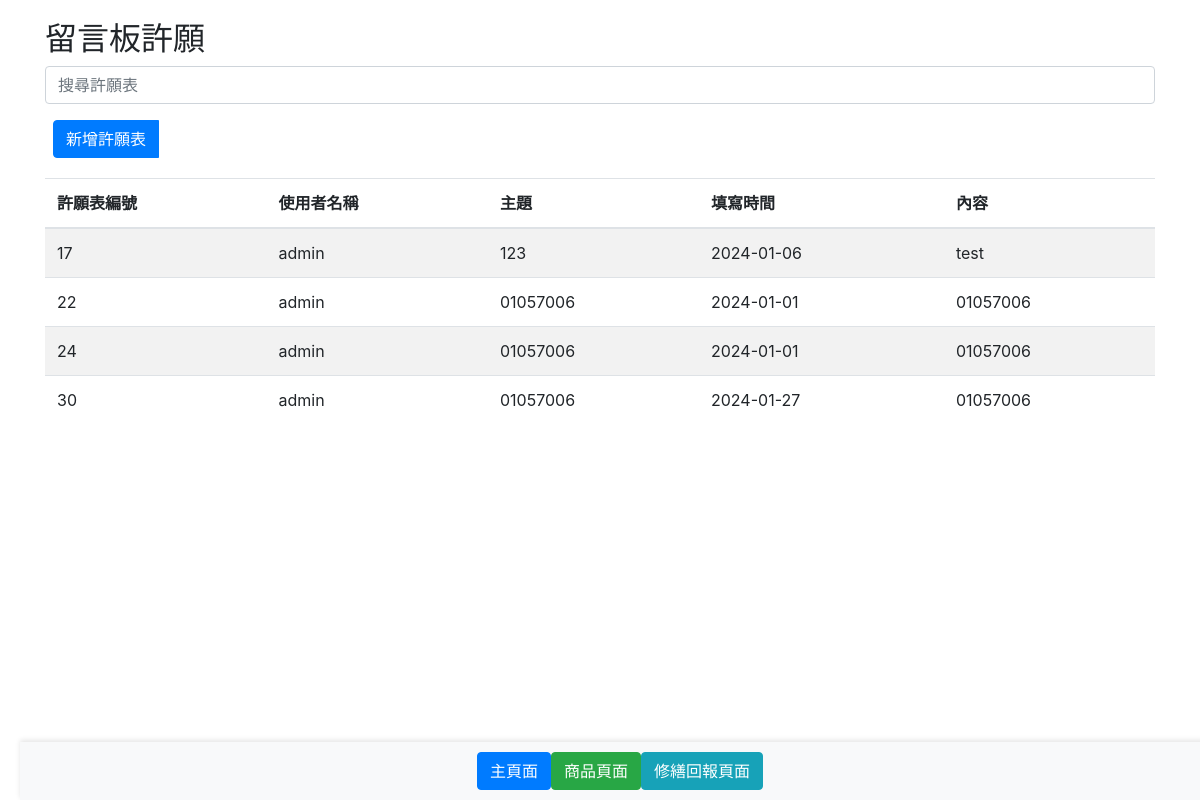
The app's page /wish_page.php with its own data.
### tables this page shows
CREATE TABLE `wishboard` (
  `wishboard_id` int(10) UNSIGNED NOT NULL,
  `username` varchar(50) DEFAULT NULL,
  `wishboard_subject` varchar(100) DEFAULT NULL,
  `wishboard_time` date DEFAULT NULL,
  `wishboard_content` varchar(100) DEFAULT NULL
);

### wish_page.php (the view, shortened to what this page needs)
<?php
include 'connMysql.php';
$sql = "SELECT * FROM wishboard";
$result = $db_link->query($sql);
?>
<!DOCTYPE html>
<html lang="en">
<head>
    <link rel="stylesheet" href="https://maxcdn.bootstrapcdn.com/bootstrap/4.5.2/css/bootstrap.min.css">
</head>
<body>
    <div class="container">
        <h2>留言板許願</h2>
        <div class="form-group">
            <input type="text" class="form-control" id="searchInput" placeholder="搜尋許願表" oninput="searchWishboard()">
        </div>
        <div class="btn-group ml-2">
            <button class="btn btn-primary" data-toggle="modal" data-target="#addWishboardModal">新增許願表</button>
        </div>
        <div class="table-container">
            <table class="table table-striped">
                <thead>
                    <tr>
                        <th>許願表編號</th>
                        <th>使用者名稱</th>
                        <th>主題</th>
                        <th>填寫時間</th>
                        <th>內容</th>
                    </tr>
                </thead>
                <tbody id="wishboardTableBody">
                    <?php
                    $wishboards = $result->fetch_all(MYSQLI_ASSOC);
                    foreach ($wishboards as $wishboard) {
                        echo "<tr><div class='wishboard-block'>";
                        echo "<td> {$wishboard['wishboard_id']} </td>";
                        echo "<td> {$wishboard['username']} </td>";
                        echo "<td> {$wishboard['wishboard_subject']} </td>";
                        echo "<td> {$wishboard['wishboard_time']} </td>";
                        echo "<td> {$wishboard['wishboard_content']} </td>";
                        echo "</div></tr>";
                    }
                    ?>
                </tbody>
            </table>
        </div>
    </div>
    <div class="footer-buttons" id="footerButtons">
        <div class="container">
            <a href="index.php" class="btn btn-primary btn-custom">主頁面</a>
            <a href="product_page.php" class="btn btn-success btn-custom">商品頁面</a>
            <a href="fix_page.php" class="btn btn-info btn-custom">修繕回報頁面</a>
        </div>
    </div>
</body>
</html>

### wish_page.php (style rules this page uses)
body { padding: 20px; }
.table-container { margin-top: 20px; }
.footer-buttons { position: fixed; bottom: 0; width: 100%; background-color: #f8f9fa; padding: 10px 0; box-shadow: 0 -2px 5px rgba(0, 0, 0, 0.1); transition: bottom 0.3s ease; z-index: 1000; }
.footer-buttons .container { display: flex; justify-content: center; align-items: center; }

### records on screen
wishboard: wishboard_id "17", username "admin", wishboard_subject "123", wishboard_time "2024-01-06", wishboard_content "test"
wishboard: wishboard_id "22", username "admin", wishboard_subject "01057006", wishboard_time "2024-01-01", wishboard_content "01057006"
wishboard: wishboard_id "24", username "admin", wishboard_subject "01057006", wishboard_time "2024-01-01", wishboard_content "01057006"
wishboard: wishboard_id "30", username "admin", wishboard_subject "01057006", wishboard_time "2024-01-27", wishboard_content "01057006"
